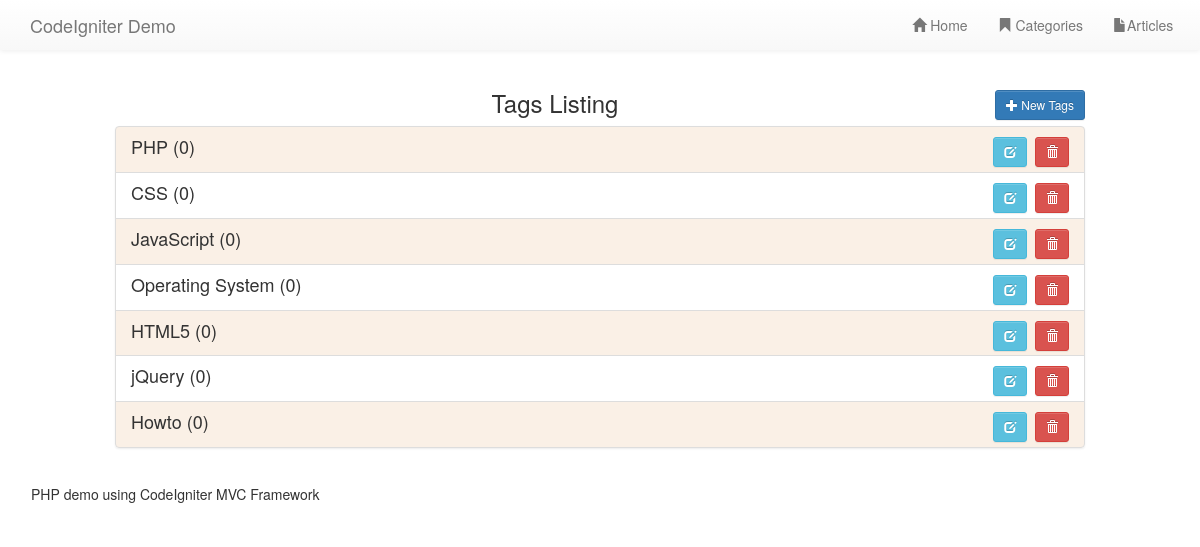
The app's page /index.php/tags with its own data.
### tables this page shows
CREATE TABLE IF NOT EXISTS `tags` (
  `tagId` int(11) unsigned NOT NULL AUTO_INCREMENT,
  `name` varchar(30) NOT NULL,
  PRIMARY KEY (`tagId`)
);

### application/controllers/Tags.php (called while the page is built, shortened)
<?php
class Tags extends CI_Controller {
    public function __construct() {
        $this->load->model('tags_model', 'tags');
    }
    public function index() {
        $data['tag_list'] = $this->tags->getTag();
        $this->load->view('header');
        $this->load->view('tags/listing', $data);
        $this->load->view('footer');
    }
}

### index.php (called while the page is built, shortened)
<?php
require_once BASEPATH.'core/CodeIgniter.php';

### application/models/Tags_model.php (called while the page is built, shortened)
<?php
class Tags_model extends CI_Model {
    public function getTag($tagId = NULL) {
        $articleCount = "(select count(1) from articles_tags
                    where tagId = a.tagId)
                AS articleCount";
        $this->db->select('*');
        $this->db->select($articleCount);
        $query = $this->db->get('tags a');
        return $query->result_array();
    }
}

### application/views/tags/listing.php (the view, shortened to what this page needs)
<main>
  <div class="container-fluid">
    <div class="row">
      <div class="col-xs-12 col-md-10 col-md-offset-1">
        <div class="item-group">
          <a class="btn btn-sm btn-primary pull-right" href="<?=base_url('tags/form')?>">
            <span class="glyphicon glyphicon-plus"></span>
            New Tags
          </a>
          <h3 class="text-center">Tags Listing</h3>
        </div>
        <div class="list-group">
          <?php foreach ($tag_list as $tag): ?>
            <div class="list-group-item">
              <?php if ($tag['articleCount'] < 1): ?>
                <a itemId="<?=$tag['tagId']?>"
                  class="itemDelete btn btn-sm btn-danger pull-right" data-toggle="tooltip"
                  data-placement="bottom" title="Delete Tag" href="">
                  <span class="glyphicon glyphicon-trash">
                </a>
                <span class="pull-right">&nbsp;&nbsp;</span>
              <?php endif; ?>
              <a class="btn btn-sm btn-info pull-right"
                data-toggle="tooltip" data-placement="bottom" title="Edit Tag"
                href="<?=base_url('tags/form') . '/' . $tag['tagId']?>">
                <span class="glyphicon glyphicon-edit">
              </a>
              <h4 class="list-group-item-heading"><?=html_escape(strip_tags($tag['name']))?>
                (<?=html_escape($tag['articleCount'])?>)
              </h4>
            </div>
          <?php endforeach; ?>
        </div>
      </div>
    </div>
  </div>
</main>

### css/style.css (style rules this page uses)
.list-group-item:nth-child(odd) { background-color: linen; }
body { padding-top: 70px; }

### records on screen
tags: name "PHP", articleCount "0"
tags: name "CSS", articleCount "0"
tags: name "JavaScript", articleCount "0"
tags: name "Operating System", articleCount "0"
tags: name "HTML5", articleCount "0"
tags: name "jQuery", articleCount "0"
tags: name "Howto", articleCount "0"
